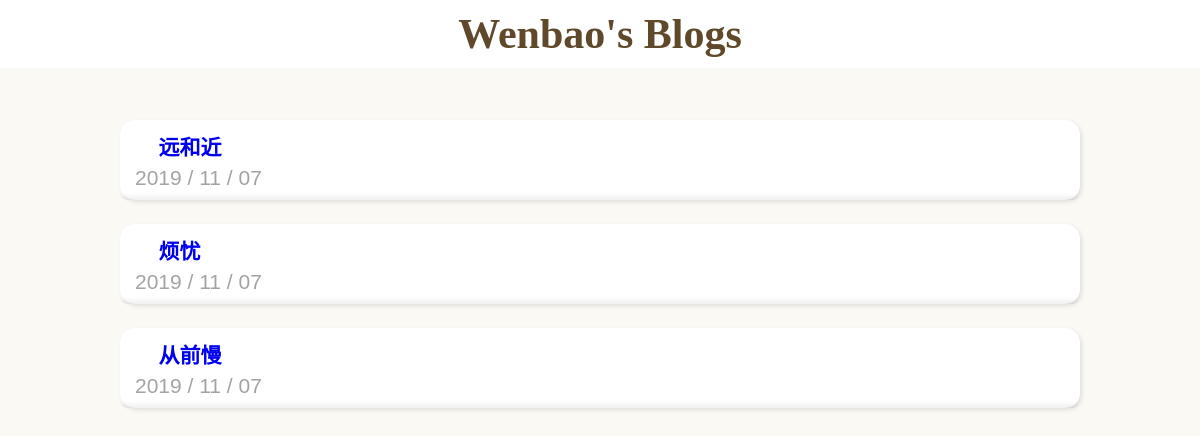
/myblog/, run on an earlier commit of the app's database.
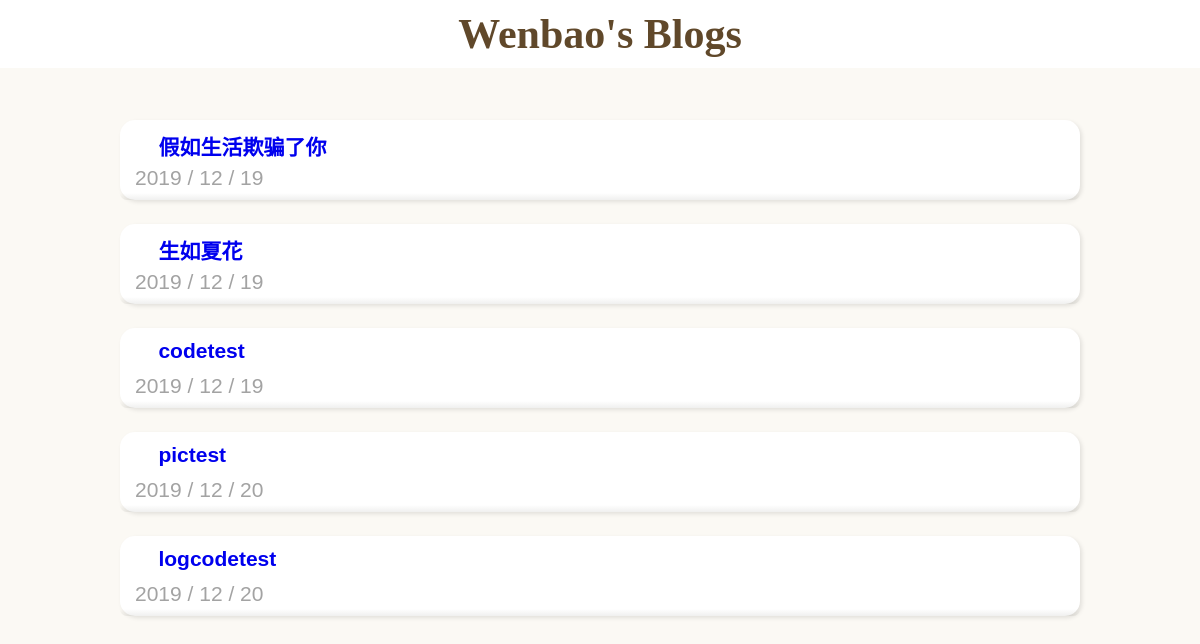
And on a later commit of the database.
### blog/models.py (models this page shows)
class Post(models.Model):
    title = models.CharField(max_length=100)
    content = MDTextField()
    created_at = models.DateTimeField(auto_now_add=True)

### blog/views.py (the view)
# urls.py: 2. Add a URL to urlpatterns:  path('', views.home, name='home')
def home(request):
    post_list = Post.objects.all()
    return render(request, 'home.html', {'post_list':post_list})

### templates/home.html (shortened to what this page needs)
{% load i18n static %}<!doctype html>
<html lang="en">
<head>
    <link href="{% static "blog/css/style.css" %}" rel="stylesheet" type="text/css">
</head>
<body>
    <div class="header">
        <h1 class="site-title text-center"><a href="/myblog/">Wenbao's Blogs</a></h1>
    </div>
    <div class="container">
        {% for post in post_list %}
            <div class="post-wrapper">
                <div class="post">
                    <div class="post-heading">
                        <h1 class="title"><a href="{% url 'post_detail' id=post.id %}">{{ post.title }}</a></h1>
                        <div class="date">{{ post.created_at|date:"Y / m / d" }}</div>
                    </div>
                </div>
            </div>
        {% endfor %}
    </div>
</body>
</html>

### static/blog/css/style.css (style rules this page uses)
*, *:before, *:after { -webkit-box-sizing: border-box; -moz-box-sizing: border-box; box-sizing: border-box; }
html, body { margin: 0; padding: 0; }
body { background-color: #fbf9f4; color: #004057; font-family:"lucida grande", "lucida sans unicode", lucida, helvetica, "Hiragino Sans GB", "Microsoft YaHei", "WenQuanYi Micro Hei", sans-serif; font-size: 21px; }
.header { background-color: #fff; margin-bottom: 40px; padding: 10px 0; position: relative; }
.header:before { display: block; content: ''; position: absolute; bottom: -10px; height: 10px; width: 100%; }
h1 { font-family: "Palatino Linotype", "Book Antiqua", Palatino, Helvetica, STKaiti, SimSun, serif; }
.container { margin: 0 10%; }
.title, .title a { text-decoration: none; }
.site-title { text-align: center; font-family: 'Lemon', cursive; margin: 0; }
.site-title a { color: rgba(255,255,255, 0.8); color: #60482a; text-shadow: -1px -1px #fff; text-decoration: none; }
.post-wrapper { width: 100%; float: left; }
.post { background-color: #fff; border-radius: 15px; margin: 12px 0; box-shadow: 2px 2px 4px rgba(0, 0, 0, 0.1); position: relative; }
.post:after { width: 100%; height: 7px; content: ""; position: absolute; left: 0; bottom: 0; background: linear-gradient(rgba(105, 106, 97,0), rgba(105, 106, 97,.1)); border-radius: 0 0 15px 15px; }
.post-heading { padding: 3px 4%; position: relative; color: #ff5e73; height: 80px; }
.post .date { color: #A3A3A3; position: absolute; left: 5px; bottom: -5px; padding: 15px 10px; font-size: 100%; }
.post .title { margin-top: 8px; font-size: 21px; }

What changed in the data, as far as the page shows it:
removed Post: title "远和近", created_at "2019 / 11 / 07"
removed Post: title "烦忧", created_at "2019 / 11 / 07"
removed Post: title "从前慢", created_at "2019 / 11 / 07"
added Post: title "假如生活欺骗了你", created_at "2019 / 12 / 19"
added Post: title "生如夏花", created_at "2019 / 12 / 19"
added Post: title "codetest", created_at "2019 / 12 / 19"
added Post: title "pictest", created_at "2019 / 12 / 20"
added Post: title "logcodetest", created_at "2019 / 12 / 20"
